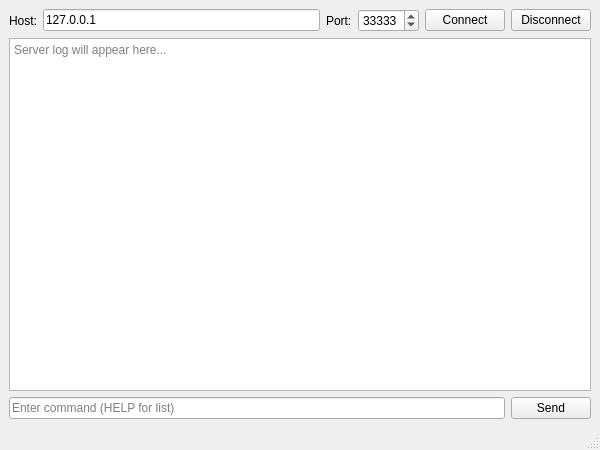
<?xml version="1.0" encoding="UTF-8"?>
<ui version="4.0"> 
 <class>MainWindow</class>
 <widget class="QMainWindow" name="MainWindow">
  <property name="geometry">
   <rect>
    <x>0</x>
    <y>0</y>
    <width>600</width>
    <height>450</height>
   </rect>
  </property>
  <property name="windowTitle">
   <string>TaMP Client</string>
  </property>
  <widget class="QWidget" name="centralwidget">
   <layout class="QVBoxLayout" name="verticalLayout">
    <item>
     <layout class="QHBoxLayout" name="layoutConnection">
      <item>
       <widget class="QLabel" name="labelHost">
        <property name="text">
         <string>Host:</string>
        </property>
       </widget>
      </item>
      <item>
       <widget class="QLineEdit" name="lineHost">
        <property name="text">
         <string>127.0.0.1</string>
        </property>
        <property name="placeholderText">
         <string>Server address</string>
        </property>
       </widget>
      </item>
      <item>
       <widget class="QLabel" name="labelPort">
        <property name="text">
         <string>Port:</string>
        </property>
       </widget>
      </item>
      <item>
       <widget class="QSpinBox" name="spinPort">
        <property name="minimum">
         <number>1</number>
        </property>
        <property name="maximum">
         <number>65535</number>
        </property>
        <property name="value">
         <number>33333</number>
        </property>
       </widget>
      </item>
      <item>
       <widget class="QPushButton" name="btnConnect">
        <property name="text">
         <string>Connect</string>
        </property>
       </widget>
      </item>
      <item>
       <widget class="QPushButton" name="btnDisconnect">
        <property name="text">
         <string>Disconnect</string>
        </property>
       </widget>
      </item>
     </layout>
    </item>
    <item>
     <widget class="QTextEdit" name="textLog">
      <property name="readOnly">
       <bool>true</bool>
      </property>
      <property name="placeholderText">
       <string>Server log will appear here...</string>
      </property>
     </widget>
    </item>
    <item>
     <layout class="QHBoxLayout" name="layoutCommand">
      <item>
       <widget class="QLineEdit" name="lineCommand">
        <property name="placeholderText">
         <string>Enter command (HELP for list)</string>
        </property>
       </widget>
      </item>
      <item>
       <widget class="QPushButton" name="btnSend">
        <property name="text">
         <string>Send</string>
        </property>
       </widget>
      </item>
     </layout>
    </item>
   </layout>
  </widget>
  <widget class="QStatusBar" name="statusbar"/>
 </widget>
 <resources/>
 <connections/>
</ui>
